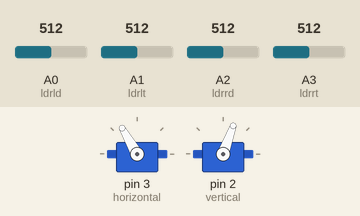
The sketch below on a simulated Arduino Uno, built with avr-gcc and run on an emulated ATmega328P. On the bench: 2 × servo. Inputs (shaded band) come from the test bench; at power-on: A0 (ldrld) = 512, A2 (ldrrd) = 512, A1 (ldrlt) = 512, A3 (ldrrt) = 512.

Above: at 3.7 s.
3.8 s: A0 (ldrld) set to 679
5.3 s: A0 (ldrld) set to 701
At 5.46 s:
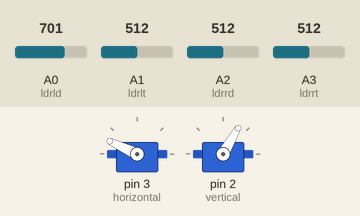
At 7.8 s:
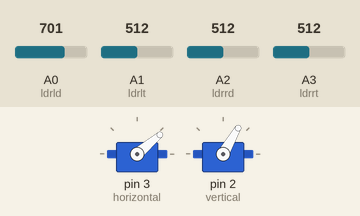
8.3 s: A2 (ldrrd) set to 153
9.8 s: A2 (ldrrd) set to 128
At 11.5 s:
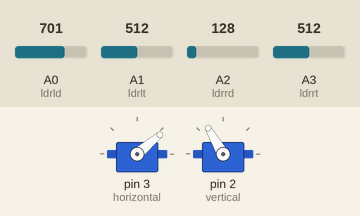
11.9 s: A2 (ldrrd) set to 491
13.4 s: A2 (ldrrd) set to 522
At 13.55 s:
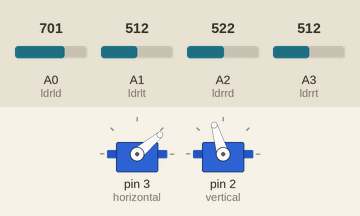
Timing chart, 0 to 16.4 s (numbered marks = the images above; inputs shaded):
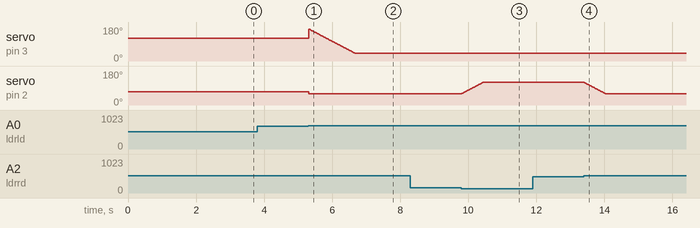

The sketch:

SolarTracker.ino
```cpp
#include <Servo.h>

Servo horizontal; // horizontal servo
int servoh = 170;
int servohLimitHigh = 150;
int servohLimitLow = 40;

Servo vertical; // vertical servo
int servov = 45;
int servovLimitHigh = 120;
int servovLimitLow = 60;

// LDR pins
int ldrlt = A1; // left top
int ldrrt = A3; // right top
int ldrld = A0; // left bottom
int ldrrd = A2; // right bottom

void setup(){
  horizontal.attach(3);
  vertical.attach(2);
  horizontal.write(120);
  vertical.write(70);
  delay(2500);
}

void loop() {
  int lt = analogRead(ldrlt);
  int rt = analogRead(ldrrt);
  int ld = analogRead(ldrld);
  int rd = analogRead(ldrrd);

  int dtime = 10;
  int tol = 90;

  int avt = (lt + rt) / 2;
  int avd = (ld + rd) / 2;
  int avl = (lt + ld) / 2;
  int avr = (rt + rd) / 2;

  int dvert = avt - avd;
  int dhoriz = avl - avr;

  if (abs(dvert) > tol) {
    if (avt > avd) {
      servov++;
      if (servov > servovLimitHigh) servov = servovLimitHigh;
    } else {
      servov--;
      if (servov < servovLimitLow) servov = servovLimitLow;
    }
    vertical.write(servov);
  }

  if (abs(dhoriz) > tol) {
    if (avl > avr) {
      servoh--;
      if (servoh < servohLimitLow) servoh = servohLimitLow;
    } else {
      servoh++;
      if (servoh > servohLimitHigh) servoh = servohLimitHigh;
    }
    horizontal.write(servoh);
  }

  delay(dtime);
}
```

Measured:
- the behaviour switches between 693 and 694 on A0 (ldrld) (found by bisection; images 0 and 1)
- the behaviour switches between 143 and 142 on A2 (ldrrd) (found by bisection; images 2 and 3)
- the behaviour switches between 504 and 505 on A2 (ldrrd) (found by bisection; images 3 and 4)
- after the input at 3.8 s, every drawn part: stays the same
- after the input at 5.3 s, servo on pin 2 (vertical): 70° → 60° at once
- after the input at 8.3 s, every drawn part: stays the same
- after the input at 9.8 s, servo on pin 2 (vertical): moves from 60° to 120° over 0.62 s, starting at once
- after the input at 11.9 s, every drawn part: stays the same
- after the input at 13.4 s, servo on pin 2 (vertical): moves from 120° to 60° over 0.62 s, starting at once
